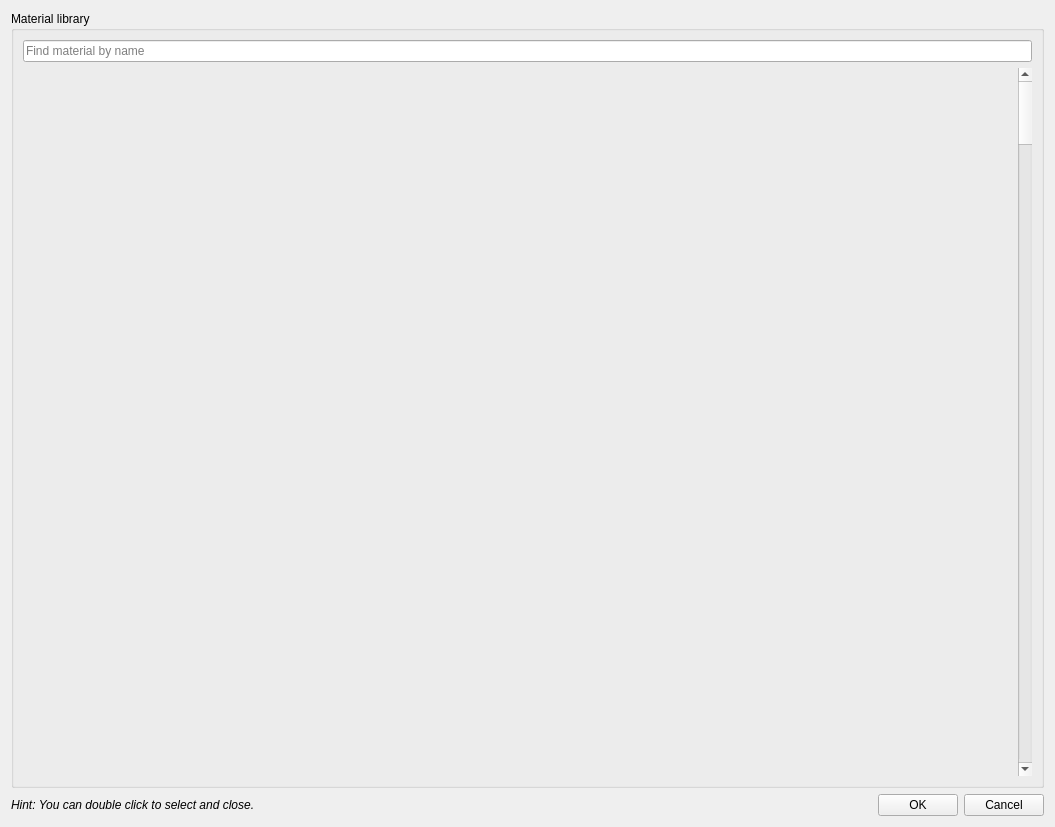
<?xml version="1.0" encoding="UTF-8"?>
<ui version="4.0">
 <class>DlgMaterial</class>
 <widget class="QWidget" name="DlgMaterial">
  <property name="geometry">
   <rect>
    <x>0</x>
    <y>0</y>
    <width>1055</width>
    <height>827</height>
   </rect>
  </property>
  <property name="windowTitle">
   <string>Select Material</string>
  </property>
  <property name="windowIcon">
   <iconset resource="../resource/resource.qrc">
    <normaloff>:/16x16_ico_png/material.png</normaloff>:/16x16_ico_png/material.png</iconset>
  </property>
  <layout class="QVBoxLayout" name="verticalLayout_2">
   <item>
    <widget class="QGroupBox" name="groupBox">
     <property name="title">
      <string>Material library</string>
     </property>
     <layout class="QVBoxLayout" name="verticalLayout">
      <item>
       <widget class="QLineEdit" name="filter">
        <property name="text">
         <string/>
        </property>
        <property name="placeholderText">
         <string>Find material by name</string>
        </property>
        <property name="clearButtonEnabled">
         <bool>true</bool>
        </property>
       </widget>
      </item>
      <item>
       <layout class="QHBoxLayout" name="horizontalLayout_2">
        <item>
         <widget class="gui::GfxWidget" name="widget" native="true">
          <property name="sizePolicy">
           <sizepolicy hsizetype="Expanding" vsizetype="Expanding">
            <horstretch>0</horstretch>
            <verstretch>0</verstretch>
           </sizepolicy>
          </property>
          <property name="minimumSize">
           <size>
            <width>400</width>
            <height>400</height>
           </size>
          </property>
          <property name="focusPolicy">
           <enum>Qt::StrongFocus</enum>
          </property>
         </widget>
        </item>
        <item>
         <widget class="QScrollBar" name="vScroll">
          <property name="orientation">
           <enum>Qt::Vertical</enum>
          </property>
          <property name="invertedAppearance">
           <bool>false</bool>
          </property>
         </widget>
        </item>
       </layout>
      </item>
     </layout>
    </widget>
   </item>
   <item>
    <layout class="QHBoxLayout" name="horizontalLayout">
     <item>
      <widget class="QLabel" name="label">
       <property name="text">
        <string>&lt;html&gt;&lt;head/&gt;&lt;body&gt;&lt;p&gt;&lt;span style=&quot; font-style:italic;&quot;&gt;Hint: You can double click to select and close.&lt;/span&gt;&lt;/p&gt;&lt;/body&gt;&lt;/html&gt;</string>
       </property>
       <property name="textFormat">
        <enum>Qt::RichText</enum>
       </property>
      </widget>
     </item>
     <item>
      <spacer name="horizontalSpacer">
       <property name="orientation">
        <enum>Qt::Horizontal</enum>
       </property>
       <property name="sizeHint" stdset="0">
        <size>
         <width>40</width>
         <height>20</height>
        </size>
       </property>
      </spacer>
     </item>
     <item>
      <widget class="QPushButton" name="btnAccept">
       <property name="text">
        <string>OK</string>
       </property>
       <property name="autoDefault">
        <bool>false</bool>
       </property>
      </widget>
     </item>
     <item>
      <widget class="QPushButton" name="btnCancel">
       <property name="text">
        <string>Cancel</string>
       </property>
       <property name="autoDefault">
        <bool>false</bool>
       </property>
      </widget>
     </item>
    </layout>
   </item>
  </layout>
 </widget>
 <customwidgets>
  <customwidget>
   <class>gui::GfxWidget</class>
   <extends>QWidget</extends>
   <header>gfxwidget.h</header>
   <container>1</container>
  </customwidget>
 </customwidgets>
 <resources>
  <include location="../resource/resource.qrc"/>
 </resources>
 <connections/>
</ui>
